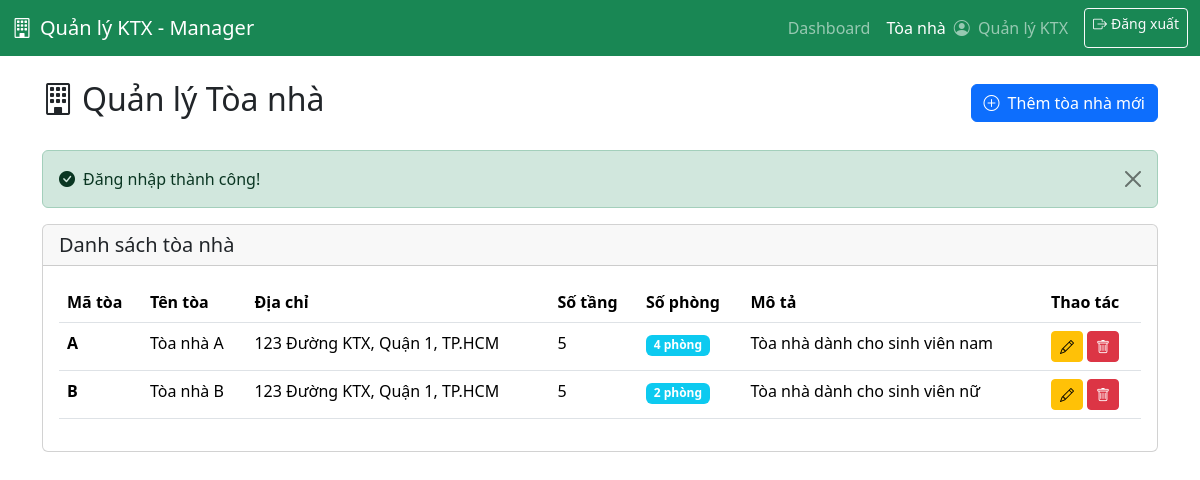
The page /views/manager/buildings.php (signed in) on the database its author committed.
### tables this page shows
CREATE TABLE buildings (
    id INT AUTO_INCREMENT PRIMARY KEY,
    building_code VARCHAR(20) UNIQUE NOT NULL COMMENT 'Mã tòa',
    building_name VARCHAR(100) NOT NULL COMMENT 'Tên tòa',
    address TEXT,
    floors INT DEFAULT 1 COMMENT 'Số tầng',
    description TEXT,
    created_at TIMESTAMP DEFAULT CURRENT_TIMESTAMP,
    INDEX idx_building_code (building_code)
);

### functions/auth.php (called while the page is built, shortened)
<?php
require_once __DIR__ . '/helpers.php';
function getCurrentUser() {
    if (isset($_SESSION['user_id']) && isset($_SESSION['username'])) {
        return [
            'id' => $_SESSION['user_id'],
            'username' => $_SESSION['username'],
            'full_name' => $_SESSION['full_name'] ?? null,
            'role' => $_SESSION['role'] ?? null,
            'email' => $_SESSION['email'] ?? null,
            'phone' => $_SESSION['phone'] ?? null
        ];
    }
    return null;
}
?>

### functions/helpers.php (called while the page is built, shortened)
<?php
function getSuccessMessage() {
    if (isset($_SESSION['success'])) {
        $message = $_SESSION['success'];
        return $message;
    }
    return null;
}
function escapeHtml($string) {
    return htmlspecialchars($string, ENT_QUOTES, 'UTF-8');
}
?>

### functions/buildings.php (called while the page is built, shortened)
<?php
function getAllBuildings() {
    $conn = getDbConnection();
    $buildings = [];
    $sql = "SELECT * FROM buildings ORDER BY building_code ASC";
    $result = mysqli_query($conn, $sql);
    if ($result && mysqli_num_rows($result) > 0) {
        while ($row = mysqli_fetch_assoc($result)) {
            $buildings[] = $row;
        }
    }
    return $buildings;
}
function countRoomsInBuilding($buildingId) {
    $conn = getDbConnection();
    $count = 0;
    $sql = "SELECT COUNT(*) as count FROM rooms WHERE building_id = ?";
    $stmt = mysqli_prepare($conn, $sql);
    if ($stmt) {
        mysqli_stmt_bind_param($stmt, "i", $buildingId);
        mysqli_stmt_execute($stmt);
        $result = mysqli_stmt_get_result($stmt);
        $row = mysqli_fetch_assoc($result);
        $count = intval($row['count']);
    }
    return $count;
}
?>

### views/manager/buildings.php (the view, shortened to what this page needs)
<?php
require_once __DIR__ . '/../../functions/auth.php';
require_once __DIR__ . '/../../functions/helpers.php';
require_once __DIR__ . '/../../functions/buildings.php';
$currentUser = getCurrentUser();
$buildings = getAllBuildings();
$successMsg = getSuccessMessage();
?>
<!DOCTYPE html>
<html lang="vi">
<head>
    <link href="https://cdn.jsdelivr.net/npm/bootstrap@5.3.3/dist/css/bootstrap.min.css" rel="stylesheet">
    <link href="https://cdn.jsdelivr.net/npm/bootstrap-icons@1.11.0/font/bootstrap-icons.css" rel="stylesheet">
</head>
<body>
    <nav class="navbar navbar-expand-lg navbar-dark bg-success">
        <div class="container-fluid">
            <a class="navbar-brand" href="dashboard.php">
                <i class="bi bi-building me-2"></i>Quản lý KTX - Manager
            </a>
            <div class="navbar-nav ms-auto">
                <a class="nav-link" href="dashboard.php">Dashboard</a>
                <a class="nav-link active" href="buildings.php">Tòa nhà</a>
                <span class="navbar-text me-3">
                    <i class="bi bi-person-circle me-1"></i>
                    <?php echo escapeHtml($currentUser['full_name'] ?? $currentUser['username']); ?>
                </span>
                <a class="btn btn-outline-light btn-sm" href="../../handle/logout_process.php">
                    <i class="bi bi-box-arrow-right me-1"></i>Đăng xuất
                </a>
            </div>
        </div>
    </nav>
    <div class="container mt-4">
        <div class="d-flex justify-content-between align-items-center mb-4">
            <h2><i class="bi bi-building me-2"></i>Quản lý Tòa nhà</h2>
            <a href="buildings/create_building.php" class="btn btn-primary">
                <i class="bi bi-plus-circle me-2"></i>Thêm tòa nhà mới
            </a>
        </div>
        <?php if ($successMsg): ?>
            <div class="alert alert-success alert-dismissible fade show">
                <i class="bi bi-check-circle-fill me-2"></i><?php echo escapeHtml($successMsg); ?>
                <button type="button" class="btn-close" data-bs-dismiss="alert"></button>
            </div>
        <?php endif; ?>
        <div class="card">
            <div class="card-header">
                <h5 class="mb-0">Danh sách tòa nhà</h5>
            </div>
            <div class="card-body">
                <?php if (empty($buildings)): ?>
                    <div class="alert alert-info">
                        <i class="bi bi-info-circle me-2"></i>Chưa có tòa nhà nào. Hãy thêm tòa nhà mới!
                    </div>
                <?php else: ?>
                    <div class="table-responsive">
                        <table class="table table-hover">
                            <thead>
                                <tr>
                                    <th>Mã tòa</th>
                                    <th>Tên tòa</th>
                                    <th>Địa chỉ</th>
                                    <th>Số tầng</th>
                                    <th>Số phòng</th>
                                    <th>Mô tả</th>
                                    <th>Thao tác</th>
                                </tr>
                            </thead>
                            <tbody>
                                <?php foreach ($buildings as $building):
                                    $roomCount = countRoomsInBuilding($building['id']);
                                ?>
                                    <tr>
                                        <td><strong><?php echo escapeHtml($building['building_code']); ?></strong></td>
                                        <td><?php echo escapeHtml($building['building_name']); ?></td>
                                        <td><?php echo escapeHtml($building['address'] ?? 'N/A'); ?></td>
                                        <td><?php echo escapeHtml($building['floors']); ?></td>
                                        <td>
                                            <span class="badge bg-info"><?php echo $roomCount; ?> phòng</span>
                                        </td>
                                        <td>
                                            <?php
                                            $description = $building['description'] ?? '';
                                            echo escapeHtml(mb_substr($description, 0, 50));
                                            ?>
                                        </td>
                                        <td>
                                            <a href="buildings/edit_building.php?id=<?php echo $building['id']; ?>"
                                               class="btn btn-sm btn-warning" title="Sửa">
                                                <i class="bi bi-pencil"></i>
                                            </a>
                                            <button type="button"
                                                    class="btn btn-sm btn-danger"
                                                    onclick="confirmDelete(<?php echo $building['id']; ?>, '<?php echo escapeHtml($building['building_name']); ?>')"
                                                    title="Xóa">
                                                <i class="bi bi-trash"></i>
                                            </button>
                                        </td>
                                    </tr>
                                <?php endforeach; ?>
                            </tbody>
                        </table>
                    </div>
                <?php endif; ?>
            </div>
        </div>
    </div>
</body>
</html>

### rows shown on the page
buildings: building_code "A", building_name "Tòa nhà A", address "123 Đường KTX, Quận 1, TP.HCM", floors "5", roomCount "4", description "Tòa nhà dành cho sinh viên nam"
buildings: building_code "B", building_name "Tòa nhà B", address "123 Đường KTX, Quận 1, TP.HCM", floors "5", id "2", description "Tòa nhà dành cho sinh viên nữ"

### other values the page prints
escapeHtml($currentUser['full_name'] ?? $currentUser['username']) "Quản lý KTX"
escapeHtml($successMsg) "Đăng nhập thành công!"
